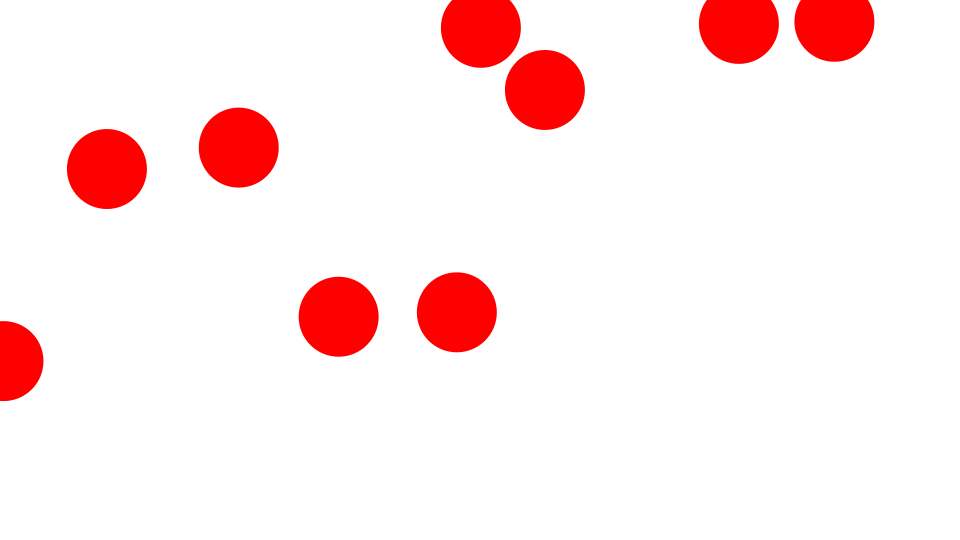
Frame 1 (no input)
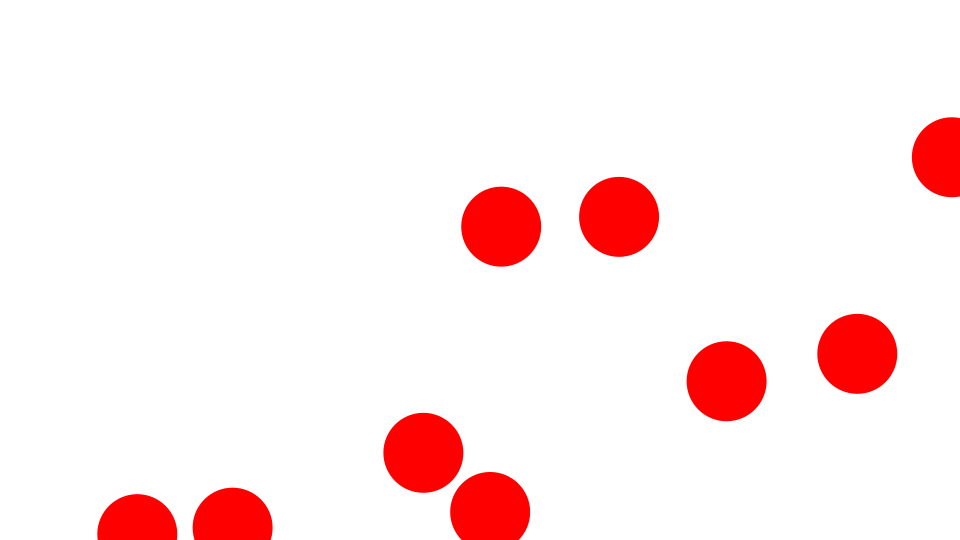
Frame 60 (the mouse pressed at the canvas centre just before this capture)
Frame 120 (the mouse held since frame 60 and released just before this capture): identical to frame 60, image omitted

The Processing sketch that drew these frames (run headless with seeded random() and noise(); from frame 60 on, the mouse is pressed at the canvas centre):

// Processing sketch: Rotate3
// ── Rotate3.pde
Ball[] balls;
int numBalls = 10;
float vr = 0.05;

void setup() {
  size(960, 540);
  frameRate(30);
  initialize();
}

void initialize() {
  smooth();
  noStroke();
  balls = new Ball[numBalls];
  
  for(int i=0; i<numBalls; i++){
    balls[i] = new Ball();
    balls[i].x = random(width);
    balls[i].y = random(height);
    balls[i].radius = 40;
    balls[i].setFillColor(color(255, 0, 0));
  }
}

void draw() {
  background(255);

  float angle = (mouseX - width / 2) * 0.001;
  float cosine = cos(angle);
  float sine = sin(angle);
      
  for(int i=0; i<numBalls; i++){
    Ball ball = balls[i];
    float x1 = ball.x - width / 2;
    float y1 = ball.y - height / 2;
    float x2 = cosine * x1 - sine * y1;
    float y2 = cosine * y1 + sine * x1;
    ball.x = width / 2 + x2;
    ball.y = height / 2 + y2;
    ball.update();
  }
}

////////////////////////////////

class Ball extends Sprite {
  float radius;
  
  Ball(){
    super();
  }
  
  void draw(){
    if(dist(mouseX, mouseY, x, y) < radius) {
      isRollOver = true;
    }else{
      isRollOver = false;
    }
    ellipse(0, 0, radius*2, radius*2);
  }
}

////////////////////////////////

class Sprite {
  float x, y;
  float scaleX, scaleY;
  float width, height;
  float rotation;
  boolean visible;
  color strokeColor;
  color fillColor;
  Boolean isStroke;
  Boolean isFill;
  Boolean isRollOver;
  Boolean locked;
  float xoff, yoff;
 
  Sprite() {
    x = 0.0;
    y = 0.0;
    scaleX = 1.0;
    scaleY = 1.0;
    rotation = 0.0;
    strokeColor = color(0);
    fillColor = color(0);
    isStroke = false;
    isFill = false;
    isRollOver = false;
    locked = false;
    visible = true;
  }
  
  void update() {
    if(! visible) return;
    pushMatrix();
    if(locked){
      x = mouseX - xoff;
      y = mouseY - yoff;
    }  
    translate(x, y);
    scale(scaleX, scaleY);
    rotate(rotation * PI / 180.0);
    if(isStroke) stroke(strokeColor);
    if(isFill) fill(fillColor);
    draw();
    popMatrix();
  }
  
  void setStrokeColor(color strokeColor) {
    this.strokeColor = strokeColor;
    isStroke = true;
  }
  
  void setFillColor(color fillColor) {
    this.fillColor = fillColor;
    isFill = true;
  }
  
  void startDrag() {
    if(isRollOver){
      locked = true;
      xoff = mouseX - x;
      yoff = mouseY - y;
    }
  }
  
  void stopDrag() {
    locked = false;
  }
  
  void draw() {}
}
